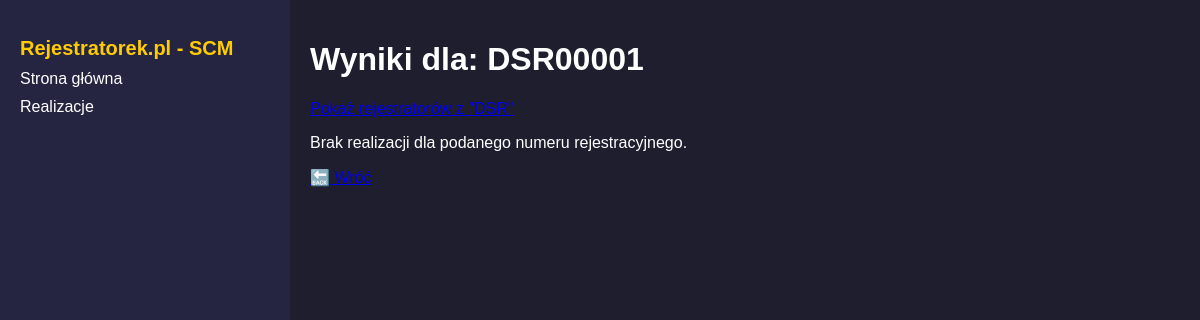
Page /sprawdz/wynik/DSR00001/ on the earlier database version.
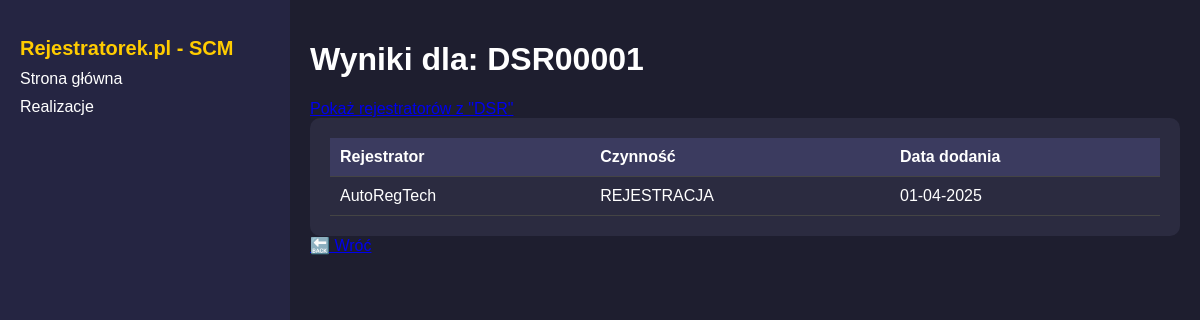
Same page on the later database version.
### rej_app/models.py (models this page shows, shortened)
class Realizacja(models.Model):
    rejestrator = models.ForeignKey(Rejestrator, on_delete=models.CASCADE, null=True)
    numer_rejestracyjny = models.CharField(max_length=50)
    numer_umowy = models.CharField(max_length=50)
    rodzaj_sprawy = models.CharField(max_length=100)
    grupa_spraw = models.CharField(max_length=100)
    data_dodania = models.DateTimeField(auto_now_add=True)
    class Meta:
        unique_together = [
            ['numer_rejestracyjny', 'rejestrator', 'rodzaj_sprawy']
    ]

class Rejestrator(models.Model):
    numer_rejestracyjny = models.CharField(max_length=50)
    rejestrator = models.CharField(max_length=100)
    miasto = models.CharField(max_length=100)
    email = models.CharField(max_length=500)
    telefon = models.CharField(max_length=100)
    adres = models.CharField(max_length=300)
    def __str__(self):
        return self.rejestrator

### rej_app/views.py (the view)
# urls.py: path('sprawdz/wynik/<str:numer>/', sprawdz_wynik, name='sprawdz_wynik'),
def sprawdz_wynik(request, numer):
    realizacje = Realizacja.objects.filter(numer_rejestracyjny=numer)
    prefix = numer[:3]
    if len(prefix) == 3 and prefix[2].isdigit():
        clean_prefix = numer[:2]
    else:
        clean_prefix = prefix
    return render(request, "wynik.html", {
        "realizacje": realizacje,
        "numer": numer,
        "clean_prefix": clean_prefix
    })

### rej_app/templates/wynik.html (shortened to what this page needs)
{% load static %}
<!DOCTYPE html>
<html lang="pl">
<head>
    <link rel="stylesheet" href="{% static 'css/style.css' %}">
</head>
<body>
    <div class="container">
        <div class="sidebar">
            <h2>Rejestratorek.pl - SCM</h2>
            <a href="{% url 'sprawdz_formularz' %}">Strona główna</a>
            <a href="{% url 'realizacje_lista' %}">Realizacje</a>
        </div>
        <div class="content">
            <h1>Wyniki dla: {{ numer }}</h1>
            <a href="{% url 'sprawdz_formularz' %}?q={{ clean_prefix }}" class="button">
            </a>
            {% if realizacje %}
            <div class="table-container">
                <table>
                    <thead>
                        <tr>
                            <th>Rejestrator</th>
                            <th>Czynność</th>
                            <th>Data dodania</th>
                        </tr>
                    </thead>
                    <tbody>
                        {% for r in realizacje %}
                        <tr>
                            <td>{{ r.rejestrator }}</td>
                            <td>{{ r.rodzaj_sprawy }}</td>
                            <td>{{ r.data_dodania|date:"d-m-Y" }}</td>
                        </tr>
                        {% endfor %}
                    </tbody>
                </table>
            </div>
            {% else %}
            <p>Brak realizacji dla podanego numeru rejestracyjnego.</p>
            {% endif %}
            <a href="{% url 'sprawdz_formularz' %}" class="back-button">🔙 Wróć</a>
        </div>
    </div>
</body>
</html>

Differences in the rows shown:
added Realizacja: numer_rejestracyjny "DSR00001", rejestrator "AutoRegTech", rodzaj_sprawy "REJESTRACJA", data_dodania "01-04-2025"
Other differences:
{{ numer }}: "DSR00001" → (not shown)
text no longer shown: "Brak realizacji dla podanego numeru rejestracyjnego."
text now shown: "Rejestrator Czynność Data dodania"
